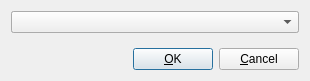
<?xml version="1.0" encoding="UTF-8"?>
<ui version="4.0" stdsetdef="1">
  <author></author>
  <comment></comment>
  <exportmacro></exportmacro>
  <class>LineEditDialog</class>
  <widget class="QDialog" name="LineEditDialog">
    <property name="geometry">
      <rect>
        <x>0</x>
        <y>0</y>
        <width>310</width>
        <height>81</height>
      </rect>
    </property>
    <property name="windowTitle">
      <string/>
    </property>
    <layout class="QGridLayout">
      <item row="2" column="2">
        <widget class="QPushButton" name="okButton_">
          <property name="text">
            <string>&amp;OK</string>
          </property>
          <property name="shortcut">
            <string>Alt+O</string>
          </property>
          <property name="default">
            <bool>true</bool>
          </property>
        </widget>
      </item>
      <item row="2" column="3">
        <widget class="QPushButton" name="cancelButton_">
          <property name="text">
            <string>&amp;Cancel</string>
          </property>
          <property name="shortcut">
            <string>Alt+C</string>
          </property>
        </widget>
      </item>
      <item row="2" column="1">
        <spacer name="Horizontal Spacing2">
          <property name="sizeHint">
            <size>
              <width>30</width>
              <height>20</height>
            </size>
          </property>
          <property name="sizeType">
            <enum>QSizePolicy::Expanding</enum>
          </property>
          <property name="orientation">
            <enum>Qt::Horizontal</enum>
          </property>
        </spacer>
      </item>
      <item row="1" column="2">
        <spacer name="spacer23">
          <property name="sizeHint">
            <size>
              <width>20</width>
              <height>60</height>
            </size>
          </property>
          <property name="sizeType">
            <enum>QSizePolicy::Expanding</enum>
          </property>
          <property name="orientation">
            <enum>Qt::Vertical</enum>
          </property>
        </spacer>
      </item>
      <item row="0" column="0" rowspan="1" colspan="4">
        <widget class="QLineEdit" name="lineEdit_"/>
      </item>
      <item row="0" column="0" rowspan="1" colspan="4">
          <widget class="QComboBox" name="lineEditComBox_"/>
      </item>
    </layout>
  </widget>
  <layoutdefault spacing="6" margin="11"/>
  <pixmapfunction>qPixmapFromMimeSource</pixmapfunction>
  <tabstops>
    <tabstop>okButton_</tabstop>
    <tabstop>cancelButton_</tabstop>
  </tabstops>
  <connections>
    <connection>
      <sender>cancelButton_</sender>
      <signal>clicked()</signal>
      <receiver>LineEditDialog</receiver>
      <slot>reject()</slot>
    </connection>
    <connection>
      <sender>okButton_</sender>
      <signal>clicked()</signal>
      <receiver>LineEditDialog</receiver>
      <slot>accept()</slot>
    </connection>
  </connections>
</ui>
